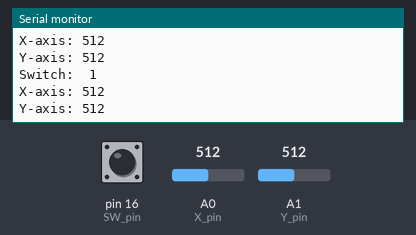
Simulated run of this sketch. Board: Arduino Uno, built with avr-gcc and run on an emulated ATmega328P. Shown: the last lines printed to the serial monitor. The inputs (shaded band) are chosen by the test bench; at power-on: A0 (X_pin) = 512, A1 (Y_pin) = 512, pin 16 (SW_pin) HIGH.

Above: at 1.3 s.
1.4 s: A0 (X_pin) set to 716
At 1.81 s:
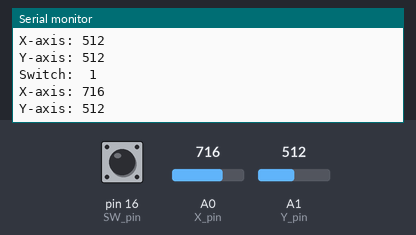
2.9 s: A1 (Y_pin) set to 716
At 3.31 s:
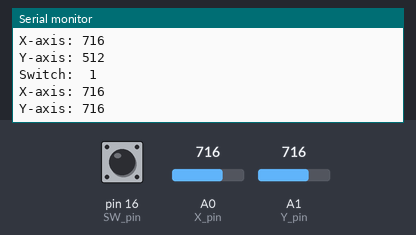
4.4 s: pin 16 (SW_pin) pulled LOW for 0.6 s
6.5 s: A0 (X_pin) set to 900
At 6.82 s:
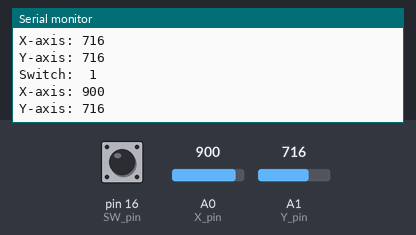
8.0 s: A1 (Y_pin) set to 900
At 8.32 s:
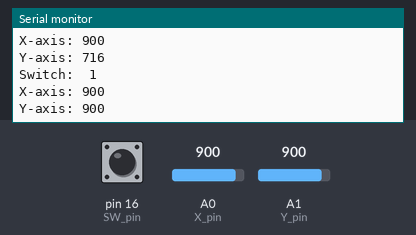
Timing chart, 0 to 10.5 s (numbered marks = the images above; inputs shaded):
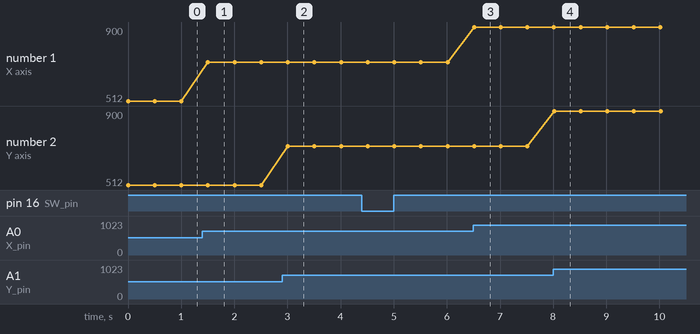

The sketch:

esp32_Analog_Joystick.ino
```cpp
//www.elegoo.com [2016.12.09]
// Modified for Adafruit HUZZAH32 ESP32 Feather (5/2/2019)

// Joystick pin assignments
const int SW_pin = 16; // Switch output -> digital input pin
const int X_pin  = A0; // X output -> analog input pin
const int Y_pin  = A1; // Y output -> analog input pin

void setup() {
  pinMode(SW_pin, INPUT_PULLUP);
  digitalWrite(SW_pin, HIGH);
  Serial.begin(115200);
}

void loop() {
  Serial.print("Switch:  ");
  Serial.print(digitalRead(SW_pin));
  Serial.print("\n");
  Serial.print("X-axis: ");
  Serial.print(analogRead(X_pin));
  Serial.print("\n");
  Serial.print("Y-axis: ");
  Serial.println(analogRead(Y_pin));
  Serial.print("\n\n");
  delay(500);
}
```

Measured:
- after the input at 1.4 s, the serial monitor: prints a new line after 0.10 s (image 1)
- after the input at 2.9 s, the serial monitor: prints a new line after 0.11 s (image 2)
- after the input at 6.5 s, the serial monitor: prints a new line at once (image 3)
- after the input at 8.0 s, the serial monitor: prints a new line at once (image 4)
- plotted number 1: 512 → 716 after the input at 1.4 s, 716 → 900 after the input at 6.5 s
